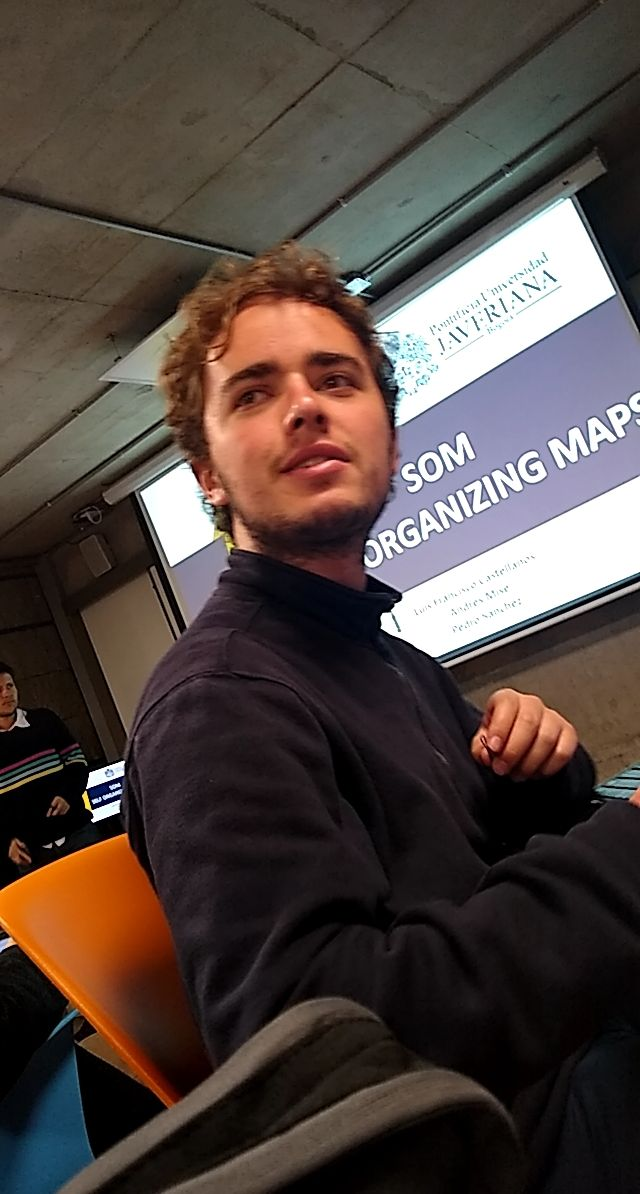
//> input picture metodos/imag/imgyo.jpg, 640 x 1194 px
$ ./canny ../imag/imgyo.jpg   (built with g++ and OpenCV 4)
//> lines starting //> are read from the running program, lines starting //| are printed output that depends on the picture
//> further down, src is the input picture: 1194 rows x 640 cols, CV_8UC3; mean B, G, R 64.8, 69.8, 81.8
#include "opencv2/imgproc/imgproc.hpp"
#include "opencv2/highgui/highgui.hpp"
#include <stdlib.h>
#include <stdio.h>

using namespace cv;

void CannyThreshold(Mat &src, Mat &dst, int lowThreshold )
{
//> called with lowThreshold = 25
    //int const max_lowThreshold = 100;
    int ratio = 3;
    int kernel_size = 3;

    Mat src_gray;
    Mat detected_edges;
    /// Convert the image to grayscale
    cvtColor( src, src_gray, CV_BGR2GRAY );
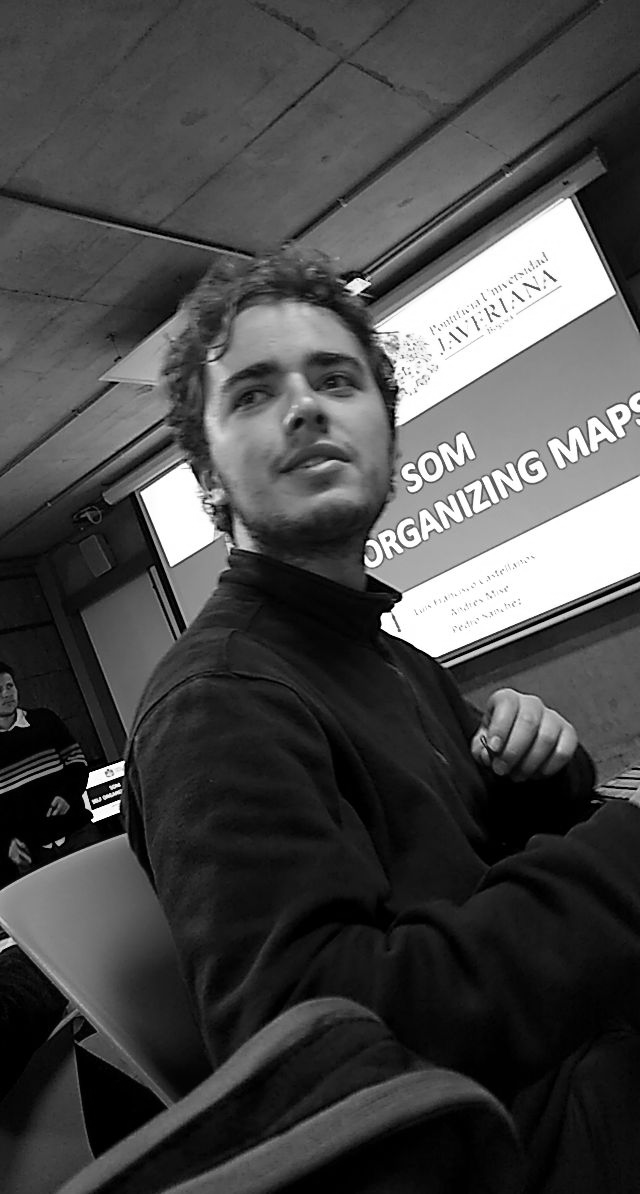
//> src_gray: 1194 rows x 640 cols, CV_8UC1; min 0, max 255, mean 72.8

    /// Reduce noise with a kernel 3x3
    blur( src_gray, detected_edges, Size(3,3) );

    /// Canny detector
    Canny( detected_edges, detected_edges, lowThreshold, lowThreshold*ratio, kernel_size );
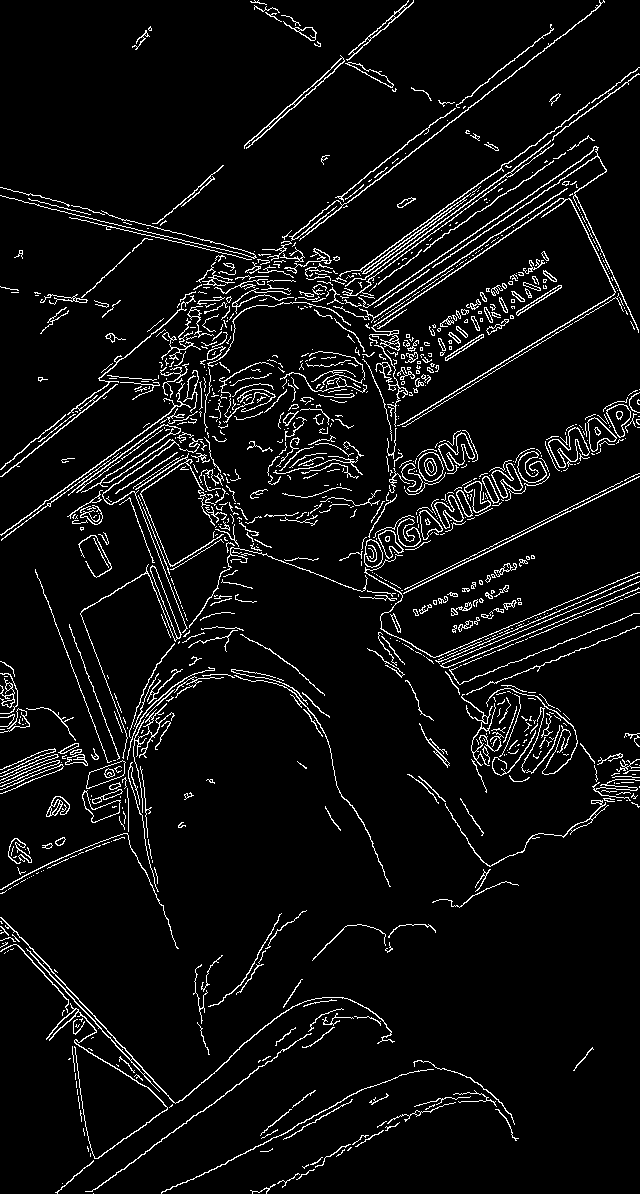
//> detected_edges: 1194 rows x 640 cols, CV_8UC1; 5.9% white in thin lines or dots

    /// Using Canny's output as a mask, we display our result
    dst = Scalar::all(0);

    src.copyTo( dst, detected_edges);
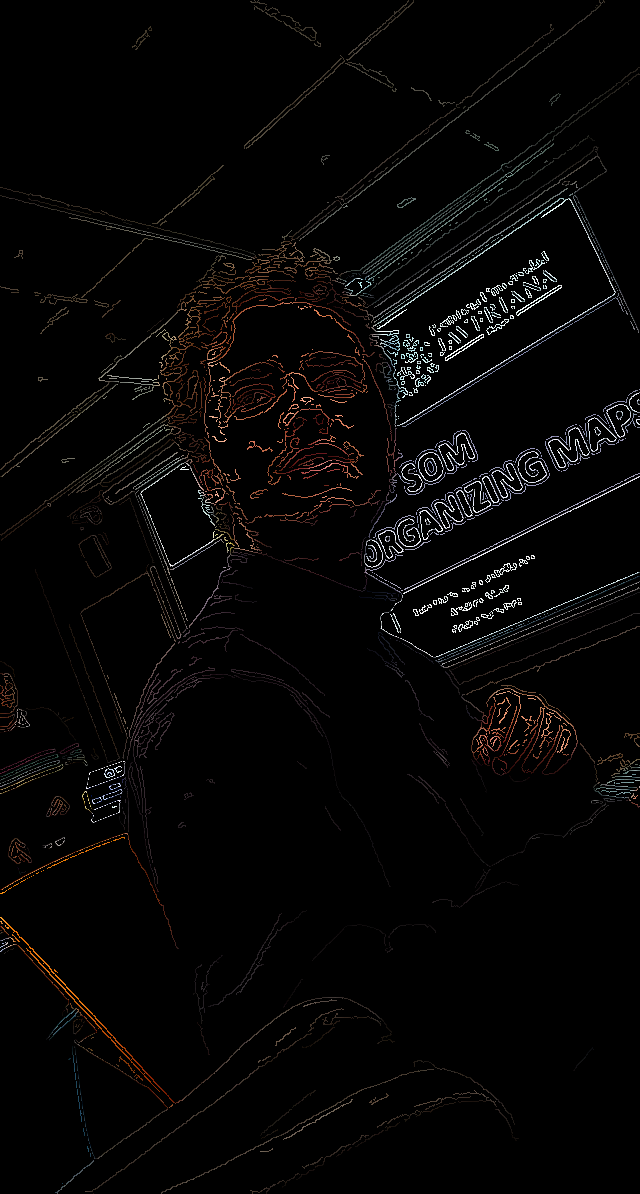
//> dst: 1194 rows x 640 cols, CV_8UC3; mean B, G, R 5, 5.4, 6.2
    //imshow( window_name, dst );
    imwrite( "prueba.jpg" , dst );
}


int main( int argc, char** argv )
{
    Mat src, dst;
    /// Load an image
    src = imread( argv[1] );

    if( !src.data )
    { return -1; }
    /// Create a matrix of the same type and size as src (for dst)
    dst.create( src.size(), src.type() );
    CannyThreshold( src, dst, 25 );
    return 0;
}

$ run again, on metodos/imag/cate.jpg
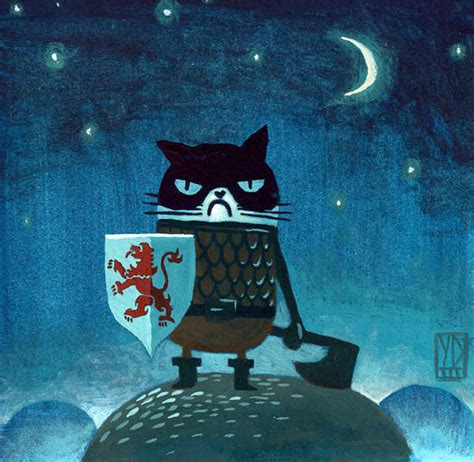
//> input picture metodos/imag/cate.jpg, 474 x 462 px
//> src is the input picture: 462 rows x 474 cols, CV_8UC3; mean B, G, R 113.3, 89.9, 37.6
//> in CannyThreshold, `Canny( detected_edges, detected_edges, lowThreshold, lowThreshold*rati..`:
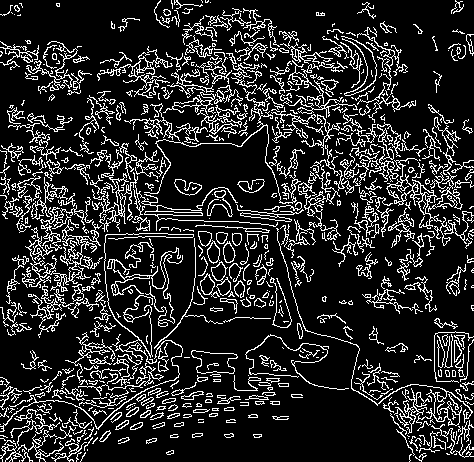
//> detected_edges: 462 rows x 474 cols, CV_8UC1; 15.9% white in thin lines or dots
//> in CannyThreshold, `src.copyTo( dst, detected_edges);`:
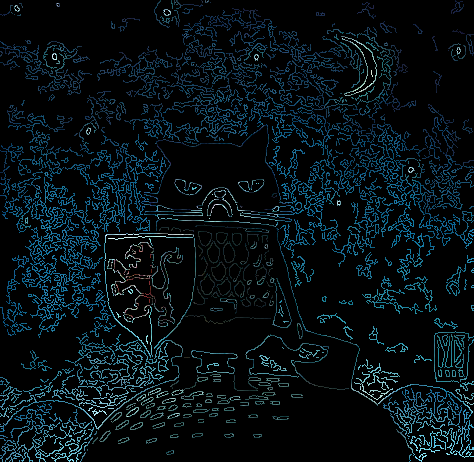
//> dst: 462 rows x 474 cols, CV_8UC3; mean B, G, R 20.2, 16, 6.5

$ run again, on metodos/imag/cara.jpeg
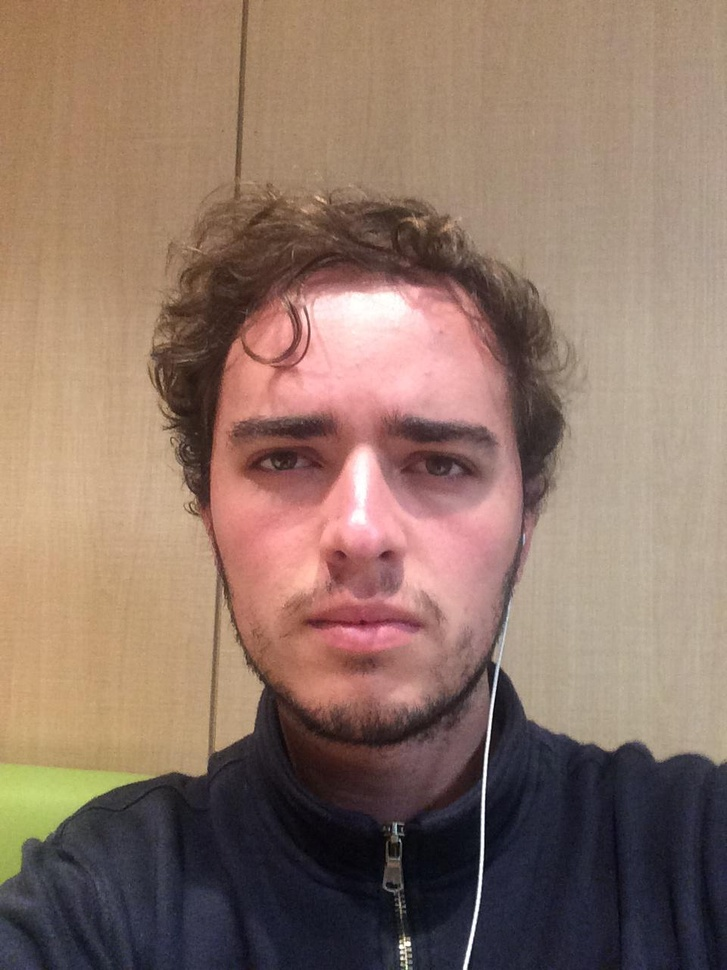
//> input picture metodos/imag/cara.jpeg, 727 x 970 px, shrunk from 960 x 1280 before the run
//> src is the input picture: 970 rows x 727 cols, CV_8UC3; mean B, G, R 103.4, 117.2, 143.2
//> in CannyThreshold, `Canny( detected_edges, detected_edges, lowThreshold, lowThreshold*rati..`:
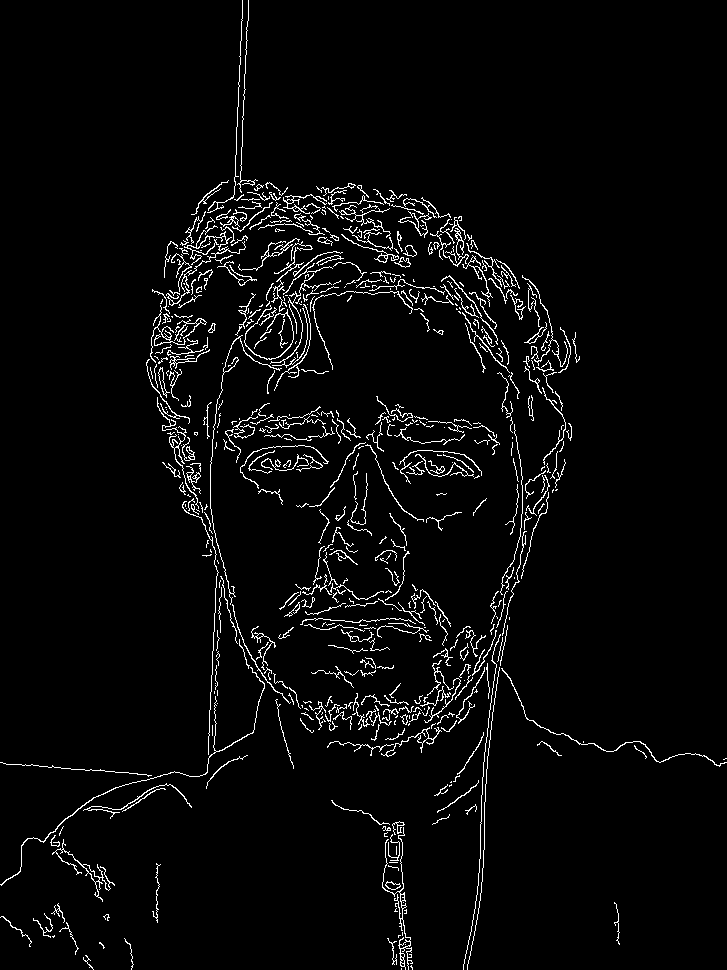
//> detected_edges: 970 rows x 727 cols, CV_8UC1; 3.6% white in thin lines or dots
//> in CannyThreshold, `src.copyTo( dst, detected_edges);`:
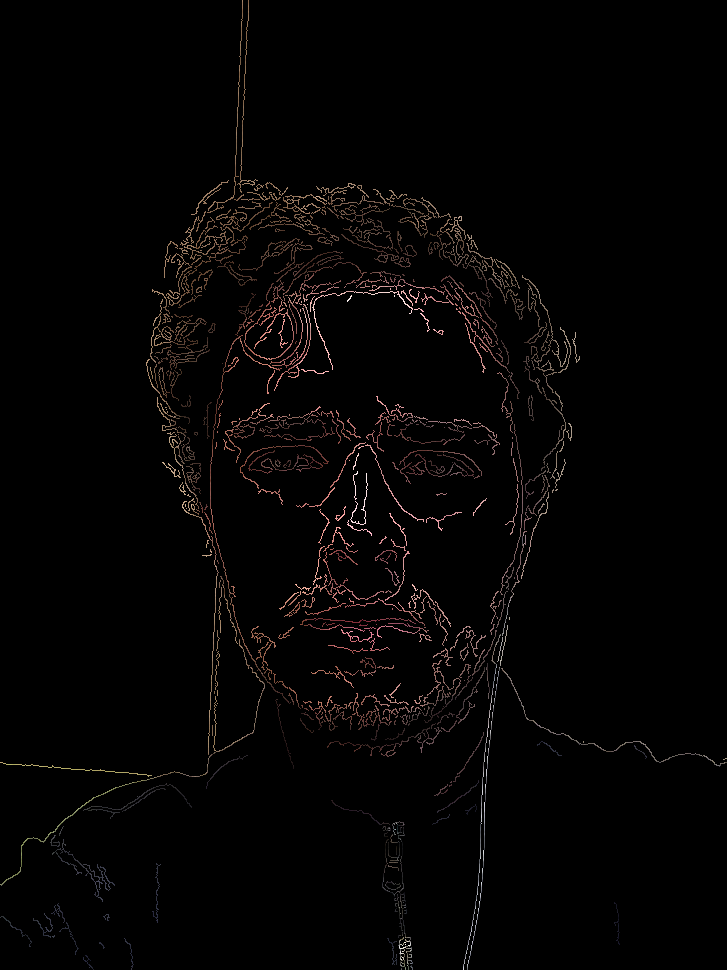
//> dst: 970 rows x 727 cols, CV_8UC3; mean B, G, R 3.1, 3.4, 4.6

$ run again, on metodos/imag/gato.jpeg
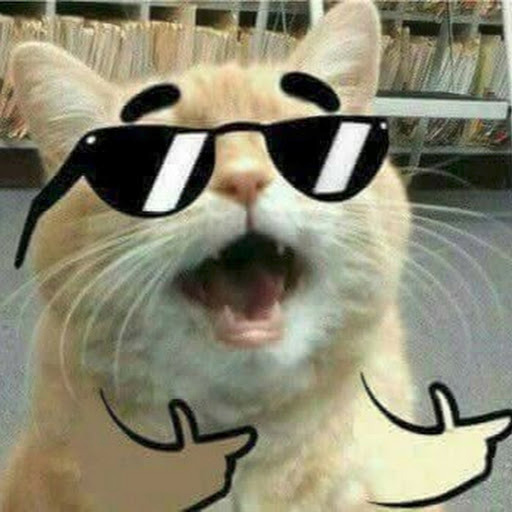
//> input picture metodos/imag/gato.jpeg, 512 x 512 px
//> src is the input picture: 512 rows x 512 cols, CV_8UC3; mean B, G, R 114.1, 135.9, 138.9
//> in CannyThreshold, `Canny( detected_edges, detected_edges, lowThreshold, lowThreshold*rati..`:
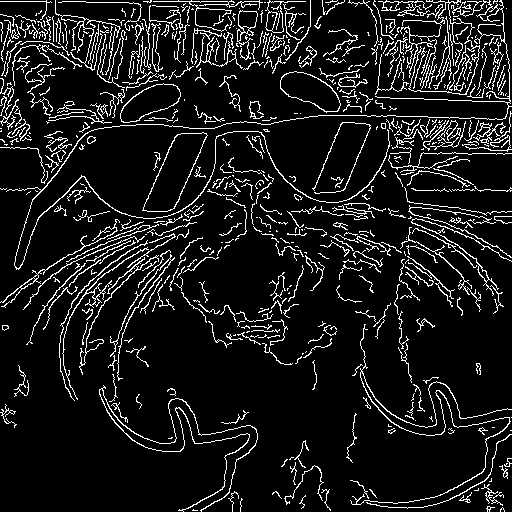
//> detected_edges: 512 rows x 512 cols, CV_8UC1; 10% white in thin lines or dots
//> in CannyThreshold, `src.copyTo( dst, detected_edges);`:
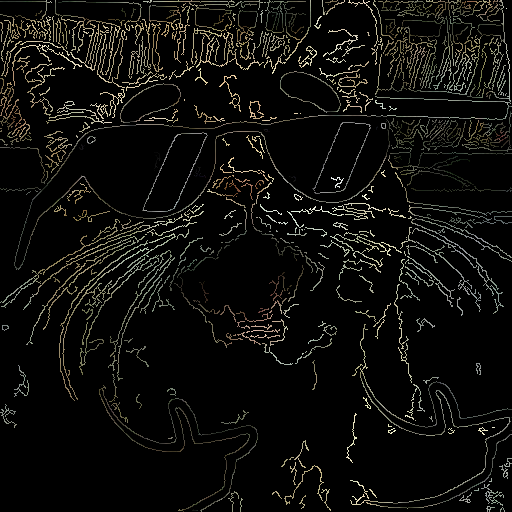
//> dst: 512 rows x 512 cols, CV_8UC3; mean B, G, R 11.4, 13.6, 14
